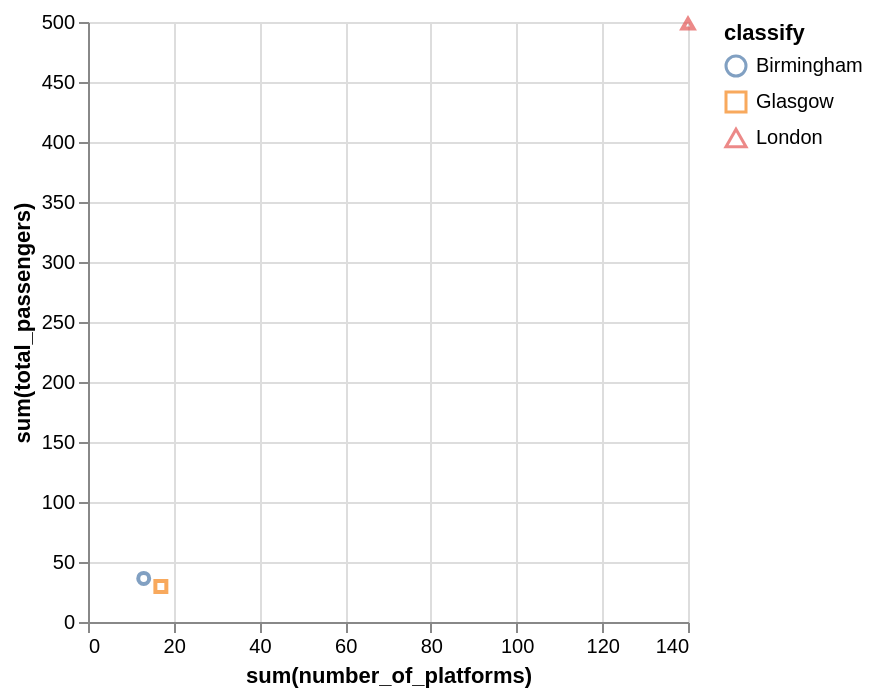

Source (Vega-Lite JSON):
### Vega-Lite specification from a JSON file in a GitHub repository (floating-point values rounded to 4 significant figures)
{"data": {"values": [{"x_data": 13, "y_data": 36.33, "classify": "Birmingham"}, {"x_data": 17, "y_data": 29.66, "classify": "Glasgow"}, {"x_data": 140, "y_data": 498.5, "classify": "London"}]}, "mark": "point", "encoding": {"x": {"field": "x_data", "type": "quantitative", "title": "sum(number_of_platforms)", "scale": {"zero": "false"}}, "y": {"field": "y_data", "type": "quantitative", "title": "sum(total_passengers)", "scale": {"zero": "false"}}, "color": {"field": "classify", "type": "nominal"}, "shape": {"field": "classify", "type": "nominal"}}}
